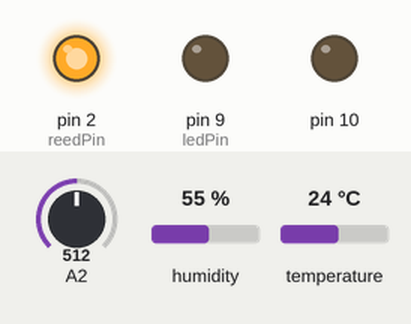
Recording of a sketch running on a simulated Arduino Uno, built with avr-gcc and run on an emulated ATmega328P. On the bench: output pins drawn as LEDs (lit = HIGH). Inputs (shaded band) come from the test bench; at power-on: A2 = 512, humidity 55 %, temperature 24 °C. The local clock reads 2024-03-15 10:24:30 at power-on unless the sketch sets it; storage starts empty.

Above: at 0.1 s.
At 2.9 s:
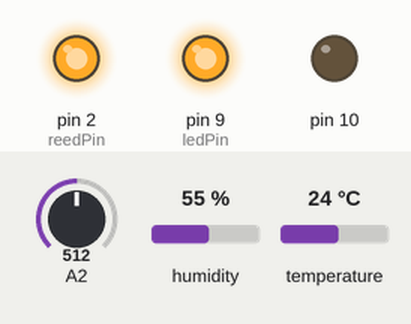
Timing chart, 0 to 4.9 s (numbered marks = the images above):
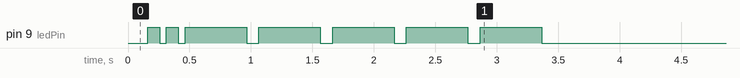

The sketch:

01_Datalogger.ino
```cpp
// #### Includes #################################################

#include <Wire.h>
#include <RTClib.h>
#include <LowPower.h>
#include <SPI.h>
#include <SD.h>
#include <Streaming.h>
// Just so that I have more data to log during testing.
#include <dht.h>
#define dht_dpin A0
dht DHT;

// #### Variable initialisation ##################################

RTC_DS1307 rtc;
const int reedPin = 2;
const int ledPin = 9;
File logFile;
File backupFile;
DateTime now;
int TipCounter = 0;
volatile bool tipEventDetected = false;
int lastHour = 0;
int lastDay = 0;
unsigned long timeOfLastTip = 0;

// #### Setup ####################################################

/*
    Error codes (Flashing built-in LED (usually pin 13):

    Fast-fast    RTC couldn't be initialised.
    Fast-slow    SD card couldn't be initialised.
    Slow-slow    Couldn't access DHT11.
    2 fast 5 Slow All OK, starting to log data.
*/

void setup ()
{
    pinMode(ledPin, OUTPUT);
    pinMode(reedPin, OUTPUT);
    digitalWrite(reedPin, HIGH); // When the switch closes, this pin gets pulled low.
    // For the Arduino SD library:
    pinMode(10, OUTPUT);

    // ---- RTC ------------------------------

    Wire.begin();
    rtc.begin();

    // Set the time by running the Set_RTC_Time sketch.

    if (! rtc.isrunning()) {
        while (true)
        {
            // Either the time is not set, or the RTC's oscillator is no good.
            // Stop running and just blink the LED like crazy.
            ledBlink(ledPin, 10, 100, 100, 100, 100);
        }
    }

    // ---- Timekeeping ----------------------

    now = rtc.now();

    lastHour = now.minute();
    lastDay = now.hour();
    timeOfLastTip = millis();

    // ---- SD card --------------------------

    if (!SD.begin(10))
    {
        while (true)
        {
            // Stop running and do short-long-short-long blinks.
            ledBlink(ledPin, 10, 100, 100, 500, 100);
        }
    }

     // ---- DHT 11 package -------------------

    DHT.read11(dht_dpin);
    if (DHT.humidity == 0)
    {
        while (true)
        {
            // Stop running and do slow long-long blinks.
            ledBlink(ledPin, 10, 750, 750, 750, 750);
        }
    }

    // ---- Test write -----------------------

    bool logExists = false;

    if (SD.exists("logfile.csv"))
        logExists = true;

    logFile = SD.open("logfile.csv", FILE_WRITE);

    if (logFile)
    {
        if (logExists == false)
            logFile << "Time,Tips,Hum%,TempC,Event,Volt" << endl; // Write a header row into a new file.

        logFile	<< datestamp(now) << "T" << timestamp(now) << "," << TipCounter << "," << DHT.humidity << "," << DHT.temperature << "," << "Rebooted" << "," << voltMeasure() << endl;
        // Need to be completely sure that writing is finished, so let's blink a little to pass time.
        ledBlink(ledPin, 2, 100, 50, 100, 50);
        logFile.close();
    }
    else
    {
        while (true)
        {
            // Stop running and do short-long-short-long blinks.
            ledBlink(ledPin, 10, 100, 100, 750, 100);
        }
    }

    // ---- Self-tests complete --------------

    // Give us some visual indication that everything is okay.
    ledBlink(ledPin, 5, 500, 100, 500, 100);
}

// #### Main loop ################################################

void loop ()
{
    attachInterrupt(0, recordTip, LOW);
    LowPower.powerDown(SLEEP_8S, ADC_OFF, BOD_OFF);

    // I was woken by either a bucket tip or the watchdog timer. Either way, I'm awake already,
    // so I may as well check the time.

    detachInterrupt(0);

    if (tipEventDetected == true)
    {
        ledBlink(ledPin, 3, 50, 50, 50, 50);
        // Oh, I got tipped while I was sleeping! Better write that down.
        TipCounter++;
        tipEventDetected = false;
    }

    now = rtc.now();

    if (now.minute() != lastHour)
    {
        // ledBlink(ledPin, 2, 50, 50, 50, 50);
        // It's a new hour! I can write data! \o/
        logWrite();
        TipCounter = 0;
        lastHour = now.minute();
    }

    if (now.hour() != lastDay)
    {
        logBackup();
        lastDay = now.hour();
        // It's a new day! I can back-up the log file, aww yiss! \o/
    }
}

// #### Function declarations ####################################

void recordTip()
{
    // I heard something. Probably a tip event!
    int timeDifference = int(abs(millis() - timeOfLastTip));

    if (timeDifference >= 2000)
    {
        tipEventDetected = true;
        timeOfLastTip = millis();
    }
}

void logWrite()
{
    DHT.read11(dht_dpin);

    float finalVolt = voltMeasure();

    logFile = SD.open("logfile.csv", FILE_WRITE);

    if (logFile)
    {
        logFile	<< datestamp(now) << "T" << timestamp(now) << "," << TipCounter << "," << DHT.humidity << "," << DHT.temperature << "," << "Normal" << "," << voltMeasure() << endl;
        // Need to be completely sure that writing is finished. Should take 0.25ms,
        // so here's me being 500% sure.
        delay(125);
        logFile.close();
    }
    else
    {
        // Couldn't open.
    }
}

void logBackup()
{
    String shortyear;
    shortyear += now.year();
    shortyear.remove(0,2); // Keep only the decade so that I have room for the hour.

    String backupFilename;
    backupFilename += shortyear;
    backupFilename += withLeadingZero(now.month());
    backupFilename += withLeadingZero(now.day());
    backupFilename += withLeadingZero(now.hour());
    backupFilename += ".csv";

    logFile = SD.open("logfile.csv", FILE_READ);
    backupFile = SD.open(backupFilename.c_str(), FILE_WRITE); // c_str() because SD.open wants a char array.

    if (logFile && backupFile)
    {
        while (logFile.available()) {
          backupFile.write(logFile.read());
        }
        // Stick a delay in for good measure. No idea if this is long enough; each log line
        // is supposed to be ~25 bytes, so at a write rate of 4 bytes per ms, that's only 4kb
        // of data. But really, you'd expect the SD library to handle writing timing.
        delay(1000);
        logFile.close();
        backupFile.close();
    }
    else
    {
        // Couldn't open.
    }

    logFile = SD.open("logfile.csv", FILE_WRITE);

    if (logFile)
    {

        logFile	<< datestamp(now) << "T" << timestamp(now) << "," << TipCounter << "," << DHT.humidity << "," << DHT.temperature << "," << "Daily backup" << "," << voltMeasure() << endl;
        // Need to be completely sure that writing is finished. Should take 0.25ms,
        // so here's me being 500% sure.
        delay(125);
        logFile.close();
    }
    else
    {
        // Couldn't open.
    }
}

String datestamp(DateTime now)
{
    String output;
    output += now.year();
    output += "-";
    output += withLeadingZero(now.month());
    output += "-";
    output += withLeadingZero(now.day());
    return output;
}

String timestamp(DateTime now)
{
    String output;
    output += withLeadingZero(now.hour());
    output += ":";
    output += withLeadingZero(now.minute());
    output += ":";
    output += withLeadingZero(now.second());
    return output;
}

String withLeadingZero(int digits) {
    // Utility function for printing leading zeroes.
    String output;

    if (digits < 10)
        output += "0";

    output += digits;
    return output;
}

void ledBlink(int ledPin, int flashes, int evenOn, int evenOff, int oddOn, int oddOff)
{
    // Utility function for blinking an LED.
    // It intentionally blocks with delay() to buy time for processes.
    bool even = false;
    for(int i=0; i<flashes; i++)
    {
        digitalWrite(ledPin, HIGH);

        if (even == false)
            delay(evenOn);
        else
            delay(oddOn);

        digitalWrite(ledPin, LOW);

        if (even == false)
            delay(evenOff);
        else
            delay(oddOff);

        even = !even;
    }
}

float voltMeasure()
{
    // Voltage measurement code from W.A. Smith, http://startingelectronics.org

    int sum = 0;                    // sum of samples taken
    unsigned char sample_count = 0; // current sample number
    float voltage = 0.0;            // calculated voltage

    while (sample_count < 10)
    {
        sum += analogRead(A2);
        sample_count++;
        delay(10);
    }

    // calculate the voltage
    // use 5.0 for a 5.0V ADC reference voltage
    // 5.015V is the calibrated reference voltage
    voltage = ((float)sum / (float)10 * 5.015) / 1024.0;
    // send voltage for display on Serial Monitor
    // voltage multiplied by 11 when using voltage divider that
    // divides by 11. 11.132 is the calibrated voltage divide
    // value

    return voltage * 11.132;
}
```
